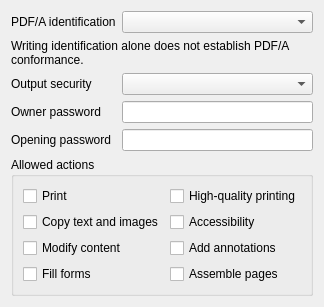
<?xml version="1.0" encoding="UTF-8"?>
<ui version="4.0">
 <class>OutputOptions</class>
 <widget class="QWidget" name="OutputOptions">
  <layout class="QFormLayout" name="options_form">
   <item row="0" column="0">
    <widget class="QLabel" name="marker_label">
     <property name="text">
      <string>PDF/A identification</string>
     </property>
     <property name="buddy">
      <cstring>marker</cstring>
     </property>
    </widget>
   </item>
   <item row="0" column="1">
    <widget class="NoWheelComboBox" name="marker" />
   </item>
   <item row="1" column="0" colspan="2">
    <widget class="QLabel" name="marker_note">
     <property name="text">
      <string>Writing identification alone does not establish PDF/A conformance.</string>
     </property>
     <property name="wordWrap">
      <bool>true</bool>
     </property>
    </widget>
   </item>
   <item row="2" column="0">
    <widget class="QLabel" name="mode_label">
     <property name="text">
      <string>Output security</string>
     </property>
     <property name="buddy">
      <cstring>mode</cstring>
     </property>
    </widget>
   </item>
   <item row="2" column="1">
    <widget class="NoWheelComboBox" name="mode" />
   </item>
   <item row="3" column="0">
    <widget class="QLabel" name="owner_label">
     <property name="text">
      <string>Owner password</string>
     </property>
     <property name="buddy">
      <cstring>owner</cstring>
     </property>
    </widget>
   </item>
   <item row="3" column="1">
    <widget class="QLineEdit" name="owner" />
   </item>
   <item row="4" column="0">
    <widget class="QLabel" name="user_label">
     <property name="text">
      <string>Opening password</string>
     </property>
     <property name="buddy">
      <cstring>user</cstring>
     </property>
    </widget>
   </item>
   <item row="4" column="1">
    <widget class="QLineEdit" name="user" />
   </item>
   <item row="5" column="0" colspan="2">
    <widget class="QGroupBox" name="group">
     <property name="title">
      <string>Allowed actions</string>
     </property>
     <layout class="QGridLayout" name="permission_grid">
      <item row="0" column="0">
       <widget class="QCheckBox" name="print_pages">
        <property name="text">
         <string>Print</string>
        </property>
       </widget>
      </item>
      <item row="0" column="1">
       <widget class="QCheckBox" name="print_hq">
        <property name="text">
         <string>High-quality printing</string>
        </property>
       </widget>
      </item>
      <item row="1" column="0">
       <widget class="QCheckBox" name="copy_content">
        <property name="text">
         <string>Copy text and images</string>
        </property>
       </widget>
      </item>
      <item row="1" column="1">
       <widget class="QCheckBox" name="accessible">
        <property name="text">
         <string>Accessibility</string>
        </property>
       </widget>
      </item>
      <item row="2" column="0">
       <widget class="QCheckBox" name="modify">
        <property name="text">
         <string>Modify content</string>
        </property>
       </widget>
      </item>
      <item row="2" column="1">
       <widget class="QCheckBox" name="annotate">
        <property name="text">
         <string>Add annotations</string>
        </property>
       </widget>
      </item>
      <item row="3" column="0">
       <widget class="QCheckBox" name="fill_forms">
        <property name="text">
         <string>Fill forms</string>
        </property>
       </widget>
      </item>
      <item row="3" column="1">
       <widget class="QCheckBox" name="assemble">
        <property name="text">
         <string>Assemble pages</string>
        </property>
       </widget>
      </item>
     </layout>
    </widget>
   </item>
  </layout>
 </widget>
 <customwidgets>
  <customwidget>
   <class>NoWheelComboBox</class>
   <extends>QComboBox</extends>
   <header>utils.qt_widgets</header>
  </customwidget>
 </customwidgets>
 <resources />
 <connections />
</ui>
